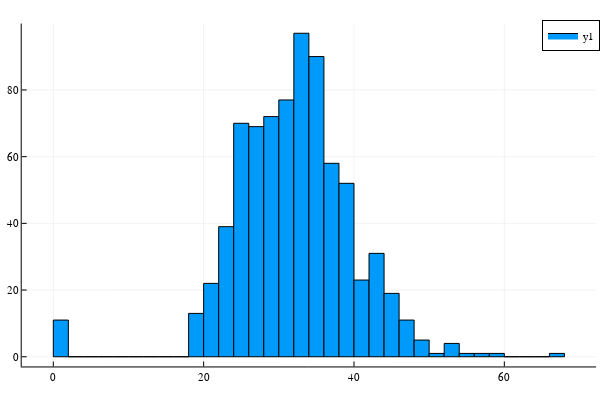

Here is the notebook cell this chart was saved with:
### Code cell
Plots.histogram(train[:BMI])

### Figure 1 — Plotly figure (JSON) as saved in the notebook; plotly's stock layout.template omitted (floating-point values rounded to 4 significant figures)
{"data": [{"fill": "tozeroy", "fillcolor": "rgba(0, 154, 250, 1.000)", "hoverinfo": "none", "legendgroup": "y1", "line": {"color": "rgba(0, 0, 0, 1.000)", "dash": "solid", "width": 1}, "mode": "lines", "name": "y1", "showlegend": true, "type": "scatter", "x": [0, 0, 2, 2, 0, 0], "xaxis": "x1", "y": [11, 0, 0, 11, 11, 11], "yaxis": "y1"}, {"fill": "tozeroy", "fillcolor": "rgba(0, 154, 250, 1.000)", "hoverinfo": "none", "legendgroup": "y1", "line": {"color": "rgba(0, 0, 0, 1.000)", "dash": "solid", "width": 1}, "mode": "lines", "name": "y1", "showlegend": false, "type": "scatter", "x": [2, 2, 4, 4, 2, 2], "xaxis": "x1", "y": [0, 0, 0, 0, 0, 0], "yaxis": "y1"}, {"fill": "tozeroy", "fillcolor": "rgba(0, 154, 250, 1.000)", "hoverinfo": "none", "legendgroup": "y1", "line": {"color": "rgba(0, 0, 0, 1.000)", "dash": "solid", "width": 1}, "mode": "lines", "name": "y1", "showlegend": false, "type": "scatter", "x": [4, 4, 6, 6, 4, 4], "xaxis": "x1", "y": [0, 0, 0, 0, 0, 0], "yaxis": "y1"}, {"fill": "tozeroy", "fillcolor": "rgba(0, 154, 250, 1.000)", "hoverinfo": "none", "legendgroup": "y1", "line": {"color": "rgba(0, 0, 0, 1.000)", "dash": "solid", "width": 1}, "mode": "lines", "name": "y1", "showlegend": false, "type": "scatter", "x": [6, 6, 8, 8, 6, 6], "xaxis": "x1", "y": [0, 0, 0, 0, 0, 0], "yaxis": "y1"}, {"fill": "tozeroy", "fillcolor": "rgba(0, 154, 250, 1.000)", "hoverinfo": "none", "legendgroup": "y1", "line": {"color": "rgba(0, 0, 0, 1.000)", "dash": "solid", "width": 1}, "mode": "lines", "name": "y1", "showlegend": false, "type": "scatter", "x": [8, 8, 10, 10, 8, 8], "xaxis": "x1", "y": [0, 0, 0, 0, 0, 0], "yaxis": "y1"}, {"fill": "tozeroy", "fillcolor": "rgba(0, 154, 250, 1.000)", "hoverinfo": "none", "legendgroup": "y1", "line": {"color": "rgba(0, 0, 0, 1.000)", "dash": "solid", "width": 1}, "mode": "lines", "name": "y1", "showlegend": false, "type": "scatter", "x": [10, 10, 12, 12, 10, 10], "xaxis": "x1", "y": [0, 0, 0, 0, 0, 0], "yaxis": "y1"}, {"fill": "tozeroy", "fillcolor": "rgba(0, 154, 250, 1.000)", "hoverinfo": "none", "legendgroup": "y1", "line": {"color": "rgba(0, 0, 0, 1.000)", "dash": "solid", "width": 1}, "mode": "lines", "name": "y1", "showlegend": false, "type": "scatter", "x": [12, 12, 14, 14, 12, 12], "xaxis": "x1", "y": [0, 0, 0, 0, 0, 0], "yaxis": "y1"}, {"fill": "tozeroy", "fillcolor": "rgba(0, 154, 250, 1.000)", "hoverinfo": "none", "legendgroup": "y1", "line": {"color": "rgba(0, 0, 0, 1.000)", "dash": "solid", "width": 1}, "mode": "lines", "name": "y1", "showlegend": false, "type": "scatter", "x": [14, 14, 16, 16, 14, 14], "xaxis": "x1", "y": [0, 0, 0, 0, 0, 0], "yaxis": "y1"}, {"fill": "tozeroy", "fillcolor": "rgba(0, 154, 250, 1.000)", "hoverinfo": "none", "legendgroup": "y1", "line": {"color": "rgba(0, 0, 0, 1.000)", "dash": "solid", "width": 1}, "mode": "lines", "name": "y1", "showlegend": false, "type": "scatter", "x": [16, 16, 18, 18, 16, 16], "xaxis": "x1", "y": [0, 0, 0, 0, 0, 0], "yaxis": "y1"}, {"fill": "tozeroy", "fillcolor": "rgba(0, 154, 250, 1.000)", "hoverinfo": "none", "legendgroup": "y1", "line": {"color": "rgba(0, 0, 0, 1.000)", "dash": "solid", "width": 1}, "mode": "lines", "name": "y1", "showlegend": false, "type": "scatter", "x": [18, 18, 20, 20, 18, 18], "xaxis": "x1", "y": [13, 0, 0, 13, 13, 13], "yaxis": "y1"}, {"fill": "tozeroy", "fillcolor": "rgba(0, 154, 250, 1.000)", "hoverinfo": "none", "legendgroup": "y1", "line": {"color": "rgba(0, 0, 0, 1.000)", "dash": "solid", "width": 1}, "mode": "lines", "name": "y1", "showlegend": false, "type": "scatter", "x": [20, 20, 22, 22, 20, 20], "xaxis": "x1", "y": [22, 0, 0, 22, 22, 22], "yaxis": "y1"}, {"fill": "tozeroy", "fillcolor": "rgba(0, 154, 250, 1.000)", "hoverinfo": "none", "legendgroup": "y1", "line": {"color": "rgba(0, 0, 0, 1.000)", "dash": "solid", "width": 1}, "mode": "lines", "name": "y1", "showlegend": false, "type": "scatter", "x": [22, 22, 24, 24, 22, 22], "xaxis": "x1", "y": [39, 0, 0, 39, 39, 39], "yaxis": "y1"}, {"fill": "tozeroy", "fillcolor": "rgba(0, 154, 250, 1.000)", "hoverinfo": "none", "legendgroup": "y1", "line": {"color": "rgba(0, 0, 0, 1.000)", "dash": "solid", "width": 1}, "mode": "lines", "name": "y1", "showlegend": false, "type": "scatter", "x": [24, 24, 26, 26, 24, 24], "xaxis": "x1", "y": [70, 0, 0, 70, 70, 70], "yaxis": "y1"}, {"fill": "tozeroy", "fillcolor": "rgba(0, 154, 250, 1.000)", "hoverinfo": "none", "legendgroup": "y1", "line": {"color": "rgba(0, 0, 0, 1.000)", "dash": "solid", "width": 1}, "mode": "lines", "name": "y1", "showlegend": false, "type": "scatter", "x": [26, 26, 28, 28, 26, 26], "xaxis": "x1", "y": [69, 0, 0, 69, 69, 69], "yaxis": "y1"}, {"fill": "tozeroy", "fillcolor": "rgba(0, 154, 250, 1.000)", "hoverinfo": "none", "legendgroup": "y1", "line": {"color": "rgba(0, 0, 0, 1.000)", "dash": "solid", "width": 1}, "mode": "lines", "name": "y1", "showlegend": false, "type": "scatter", "x": [28, 28, 30, 30, 28, 28], "xaxis": "x1", "y": [72, 0, 0, 72, 72, 72], "yaxis": "y1"}, {"fill": "tozeroy", "fillcolor": "rgba(0, 154, 250, 1.000)", "hoverinfo": "none", "legendgroup": "y1", "line": {"color": "rgba(0, 0, 0, 1.000)", "dash": "solid", "width": 1}, "mode": "lines", "name": "y1", "showlegend": false, "type": "scatter", "x": [30, 30, 32, 32, 30, 30], "xaxis": "x1", "y": [77, 0, 0, 77, 77, 77], "yaxis": "y1"}, {"fill": "tozeroy", "fillcolor": "rgba(0, 154, 250, 1.000)", "hoverinfo": "none", "legendgroup": "y1", "line": {"color": "rgba(0, 0, 0, 1.000)", "dash": "solid", "width": 1}, "mode": "lines", "name": "y1", "showlegend": false, "type": "scatter", "x": [32, 32, 34, 34, 32, 32], "xaxis": "x1", "y": [97, 0, 0, 97, 97, 97], "yaxis": "y1"}, {"fill": "tozeroy", "fillcolor": "rgba(0, 154, 250, 1.000)", "hoverinfo": "none", "legendgroup": "y1", "line": {"color": "rgba(0, 0, 0, 1.000)", "dash": "solid", "width": 1}, "mode": "lines", "name": "y1", "showlegend": false, "type": "scatter", "x": [34, 34, 36, 36, 34, 34], "xaxis": "x1", "y": [90, 0, 0, 90, 90, 90], "yaxis": "y1"}, {"fill": "tozeroy", "fillcolor": "rgba(0, 154, 250, 1.000)", "hoverinfo": "none", "legendgroup": "y1", "line": {"color": "rgba(0, 0, 0, 1.000)", "dash": "solid", "width": 1}, "mode": "lines", "name": "y1", "showlegend": false, "type": "scatter", "x": [36, 36, 38, 38, 36, 36], "xaxis": "x1", "y": [58, 0, 0, 58, 58, 58], "yaxis": "y1"}, {"fill": "tozeroy", "fillcolor": "rgba(0, 154, 250, 1.000)", "hoverinfo": "none", "legendgroup": "y1", "line": {"color": "rgba(0, 0, 0, 1.000)", "dash": "solid", "width": 1}, "mode": "lines", "name": "y1", "showlegend": false, "type": "scatter", "x": [38, 38, 40, 40, 38, 38], "xaxis": "x1", "y": [52, 0, 0, 52, 52, 52], "yaxis": "y1"}, {"fill": "tozeroy", "fillcolor": "rgba(0, 154, 250, 1.000)", "hoverinfo": "none", "legendgroup": "y1", "line": {"color": "rgba(0, 0, 0, 1.000)", "dash": "solid", "width": 1}, "mode": "lines", "name": "y1", "showlegend": false, "type": "scatter", "x": [40, 40, 42, 42, 40, 40], "xaxis": "x1", "y": [23, 0, 0, 23, 23, 23], "yaxis": "y1"}, {"fill": "tozeroy", "fillcolor": "rgba(0, 154, 250, 1.000)", "hoverinfo": "none", "legendgroup": "y1", "line": {"color": "rgba(0, 0, 0, 1.000)", "dash": "solid", "width": 1}, "mode": "lines", "name": "y1", "showlegend": false, "type": "scatter", "x": [42, 42, 44, 44, 42, 42], "xaxis": "x1", "y": [31, 0, 0, 31, 31, 31], "yaxis": "y1"}, {"fill": "tozeroy", "fillcolor": "rgba(0, 154, 250, 1.000)", "hoverinfo": "none", "legendgroup": "y1", "line": {"color": "rgba(0, 0, 0, 1.000)", "dash": "solid", "width": 1}, "mode": "lines", "name": "y1", "showlegend": false, "type": "scatter", "x": [44, 44, 46, 46, 44, 44], "xaxis": "x1", "y": [19, 0, 0, 19, 19, 19], "yaxis": "y1"}, {"fill": "tozeroy", "fillcolor": "rgba(0, 154, 250, 1.000)", "hoverinfo": "none", "legendgroup": "y1", "line": {"color": "rgba(0, 0, 0, 1.000)", "dash": "solid", "width": 1}, "mode": "lines", "name": "y1", "showlegend": false, "type": "scatter", "x": [46, 46, 48, 48, 46, 46], "xaxis": "x1", "y": [11, 0, 0, 11, 11, 11], "yaxis": "y1"}, {"fill": "tozeroy", "fillcolor": "rgba(0, 154, 250, 1.000)", "hoverinfo": "none", "legendgroup": "y1", "line": {"color": "rgba(0, 0, 0, 1.000)", "dash": "solid", "width": 1}, "mode": "lines", "name": "y1", "showlegend": false, "type": "scatter", "x": [48, 48, 50, 50, 48, 48], "xaxis": "x1", "y": [5, 0, 0, 5, 5, 5], "yaxis": "y1"}, {"fill": "tozeroy", "fillcolor": "rgba(0, 154, 250, 1.000)", "hoverinfo": "none", "legendgroup": "y1", "line": {"color": "rgba(0, 0, 0, 1.000)", "dash": "solid", "width": 1}, "mode": "lines", "name": "y1", "showlegend": false, "type": "scatter", "x": [50, 50, 52, 52, 50, 50], "xaxis": "x1", "y": [1, 0, 0, 1, 1, 1], "yaxis": "y1"}, {"fill": "tozeroy", "fillcolor": "rgba(0, 154, 250, 1.000)", "hoverinfo": "none", "legendgroup": "y1", "line": {"color": "rgba(0, 0, 0, 1.000)", "dash": "solid", "width": 1}, "mode": "lines", "name": "y1", "showlegend": false, "type": "scatter", "x": [52, 52, 54, 54, 52, 52], "xaxis": "x1", "y": [4, 0, 0, 4, 4, 4], "yaxis": "y1"}, {"fill": "tozeroy", "fillcolor": "rgba(0, 154, 250, 1.000)", "hoverinfo": "none", "legendgroup": "y1", "line": {"color": "rgba(0, 0, 0, 1.000)", "dash": "solid", "width": 1}, "mode": "lines", "name": "y1", "showlegend": false, "type": "scatter", "x": [54, 54, 56, 56, 54, 54], "xaxis": "x1", "y": [1, 0, 0, 1, 1, 1], "yaxis": "y1"}, {"fill": "tozeroy", "fillcolor": "rgba(0, 154, 250, 1.000)", "hoverinfo": "none", "legendgroup": "y1", "line": {"color": "rgba(0, 0, 0, 1.000)", "dash": "solid", "width": 1}, "mode": "lines", "name": "y1", "showlegend": false, "type": "scatter", "x": [56, 56, 58, 58, 56, 56], "xaxis": "x1", "y": [1, 0, 0, 1, 1, 1], "yaxis": "y1"}, {"fill": "tozeroy", "fillcolor": "rgba(0, 154, 250, 1.000)", "hoverinfo": "none", "legendgroup": "y1", "line": {"color": "rgba(0, 0, 0, 1.000)", "dash": "solid", "width": 1}, "mode": "lines", "name": "y1", "showlegend": false, "type": "scatter", "x": [58, 58, 60, 60, 58, 58], "xaxis": "x1", "y": [1, 0, 0, 1, 1, 1], "yaxis": "y1"}, {"fill": "tozeroy", "fillcolor": "rgba(0, 154, 250, 1.000)", "hoverinfo": "none", "legendgroup": "y1", "line": {"color": "rgba(0, 0, 0, 1.000)", "dash": "solid", "width": 1}, "mode": "lines", "name": "y1", "showlegend": false, "type": "scatter", "x": [60, 60, 62, 62, 60, 60], "xaxis": "x1", "y": [0, 0, 0, 0, 0, 0], "yaxis": "y1"}, {"fill": "tozeroy", "fillcolor": "rgba(0, 154, 250, 1.000)", "hoverinfo": "none", "legendgroup": "y1", "line": {"color": "rgba(0, 0, 0, 1.000)", "dash": "solid", "width": 1}, "mode": "lines", "name": "y1", "showlegend": false, "type": "scatter", "x": [62, 62, 64, 64, 62, 62], "xaxis": "x1", "y": [0, 0, 0, 0, 0, 0], "yaxis": "y1"}, {"fill": "tozeroy", "fillcolor": "rgba(0, 154, 250, 1.000)", "hoverinfo": "none", "legendgroup": "y1", "line": {"color": "rgba(0, 0, 0, 1.000)", "dash": "solid", "width": 1}, "mode": "lines", "name": "y1", "showlegend": false, "type": "scatter", "x": [64, 64, 66, 66, 64, 64], "xaxis": "x1", "y": [0, 0, 0, 0, 0, 0], "yaxis": "y1"}, {"fill": "tozeroy", "fillcolor": "rgba(0, 154, 250, 1.000)", "hoverinfo": "none", "legendgroup": "y1", "line": {"color": "rgba(0, 0, 0, 1.000)", "dash": "solid", "width": 1}, "mode": "lines", "name": "y1", "showlegend": false, "type": "scatter", "x": [66, 66, 68, 68, 66, 66], "xaxis": "x1", "y": [1, 0, 0, 1, 1, 1], "yaxis": "y1"}], "layout": {"annotations": [], "height": 400, "legend": {"bgcolor": "rgba(255, 255, 255, 1.000)", "bordercolor": "rgba(0, 0, 0, 1.000)", "borderwidth": 1, "font": {"color": "rgba(0, 0, 0, 1.000)", "family": "sans-serif", "size": 11}, "tracegroupgap": 0, "traceorder": "normal", "x": 1, "xanchor": "auto", "y": 1, "yanchor": "auto"}, "margin": {"b": 20, "l": 0, "r": 0, "t": 20}, "paper_bgcolor": "rgba(255, 255, 255, 1.000)", "plot_bgcolor": "rgba(255, 255, 255, 1.000)", "showlegend": true, "width": 600, "xaxis": {"anchor": "y1", "domain": [0.03619, 0.9934], "gridcolor": "rgba(0, 0, 0, 0.100)", "gridwidth": 0.5, "linecolor": "rgba(0, 0, 0, 1.000)", "mirror": false, "range": [-4.202, 72.2], "showgrid": true, "showline": true, "showticklabels": true, "tickangle": 0, "tickcolor": "rgb(0, 0, 0)", "tickfont": {"color": "rgba(0, 0, 0, 1.000)", "family": "sans-serif", "size": 11}, "tickmode": "array", "ticks": "inside", "ticktext": ["0", "20", "40", "60"], "tickvals": [0, 20, 40, 60], "title": "", "titlefont": {"color": "rgba(0, 0, 0, 1.000)", "family": "sans-serif", "size": 15}, "type": "-", "visible": true, "zeroline": false, "zerolinecolor": "rgba(0, 0, 0, 1.000)"}, "yaxis": {"anchor": "x1", "domain": [0.03762, 0.9902], "gridcolor": "rgba(0, 0, 0, 0.100)", "gridwidth": 0.5, "linecolor": "rgba(0, 0, 0, 1.000)", "mirror": false, "range": [-2.91, 99.91], "showgrid": true, "showline": true, "showticklabels": true, "tickangle": 0, "tickcolor": "rgb(0, 0, 0)", "tickfont": {"color": "rgba(0, 0, 0, 1.000)", "family": "sans-serif", "size": 11}, "tickmode": "array", "ticks": "inside", "ticktext": ["0", "20", "40", "60", "80"], "tickvals": [0, 20, 40, 60, 80], "title": "", "titlefont": {"color": "rgba(0, 0, 0, 1.000)", "family": "sans-serif", "size": 15}, "type": "-", "visible": true, "zeroline": false, "zerolinecolor": "rgba(0, 0, 0, 1.000)"}}}
